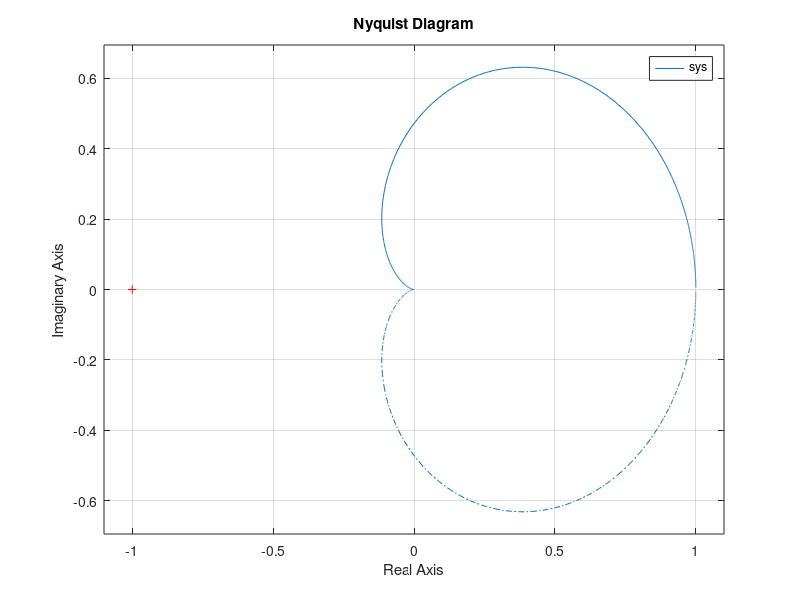

Reproduce this figure in MATLAB.
% 1. 전달 함수 정의 (예: G(s) = (s+2) / (s^2 + 2s + 2))
num = [1 0 0];
den = [1 6 8];
sys = tf(num, den);

% 2. 안정성 확인 (모든 Pole의 실수부가 음수인지)
poles = pole(sys);
is_stable = all(real(poles) < 0);

% 3. Relative Degree 확인 (0 또는 1이어야 함)
rel_deg = length(den) - length(num);
is_rel_deg_ok = (rel_deg == 0 || rel_deg == 1);

% 4. 실수부(Real Part) 양수 여부 확인
% 주파수 응답을 계산하여 최소값이 0보다 큰지 확인합니다.
[re, im, w] = nyquist(sys);
re_squeezed = squeeze(re);
min_real = min(re_squeezed);
is_real_pos = min_real > 0;

% 최종 결과 출력
if is_stable && is_rel_deg_ok && is_real_pos
    disp('이 시스템은 SPR입니다.');
else
    disp('이 시스템은 SPR이 아닙니다.');
end
nyquist(sys);
grid on;